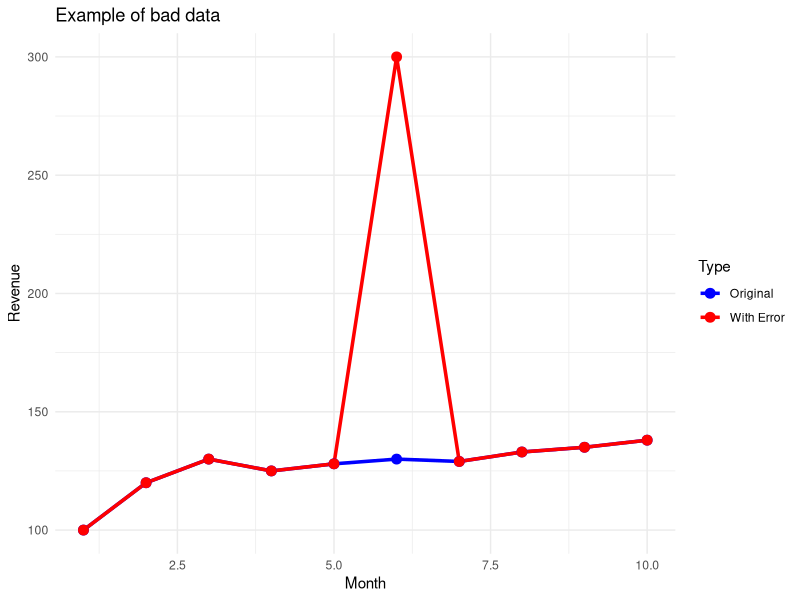
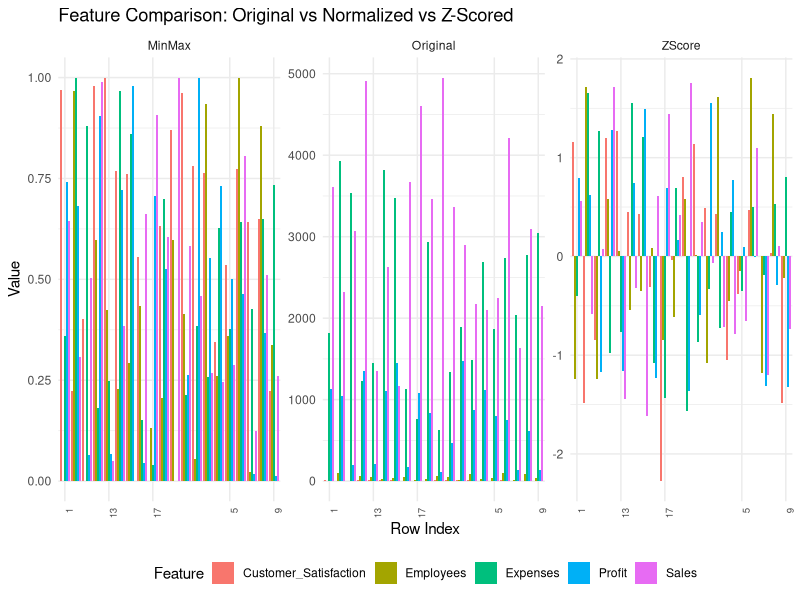
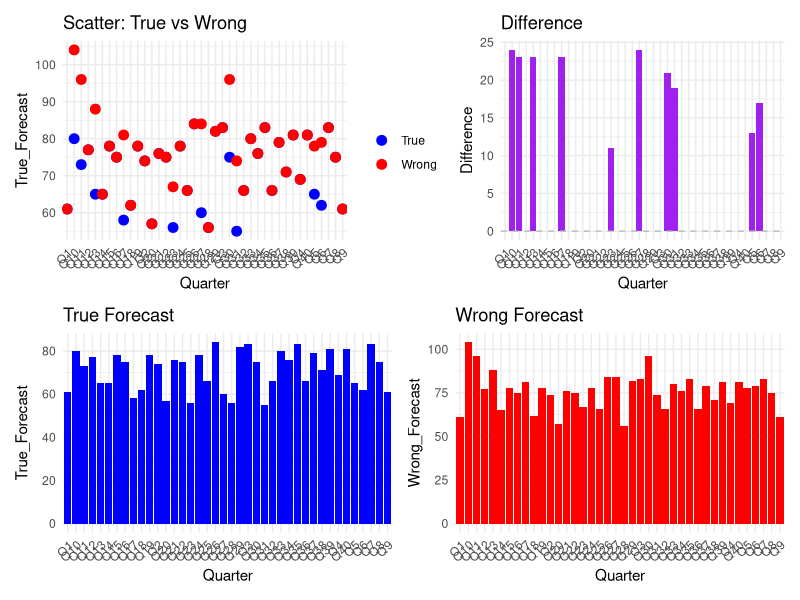
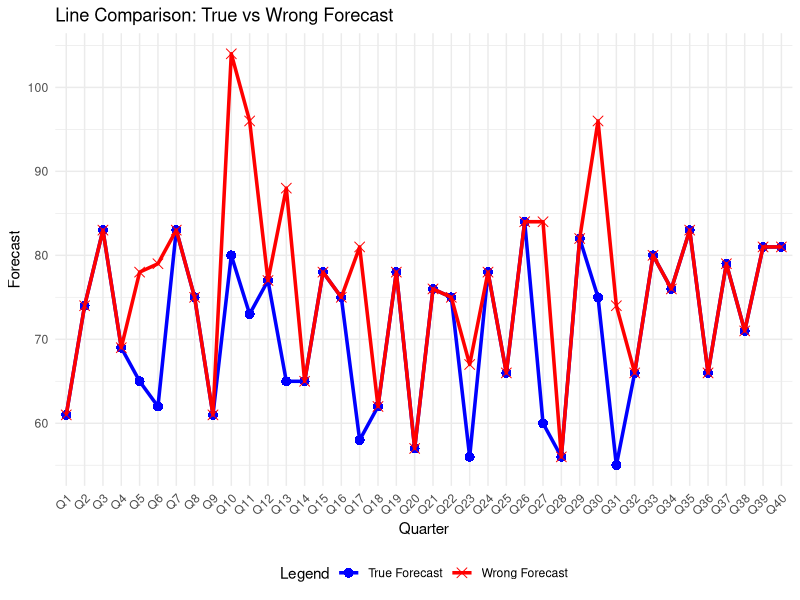
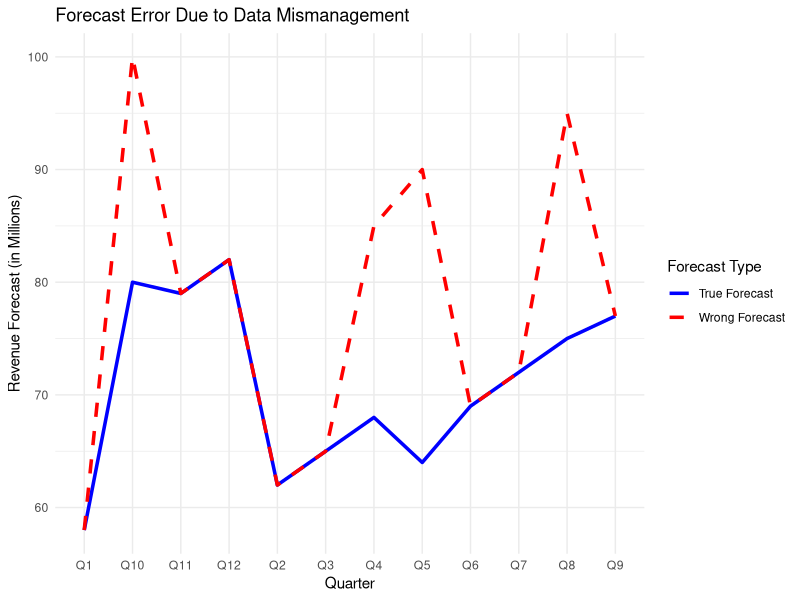
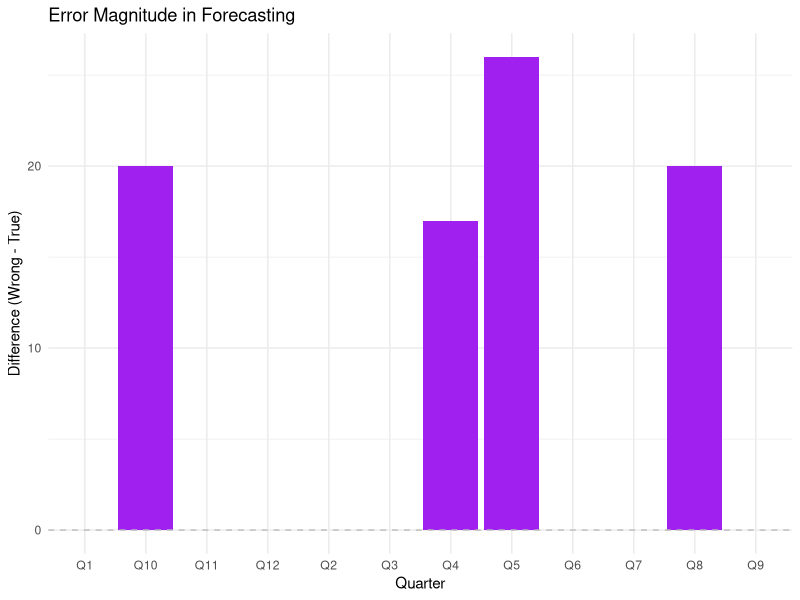
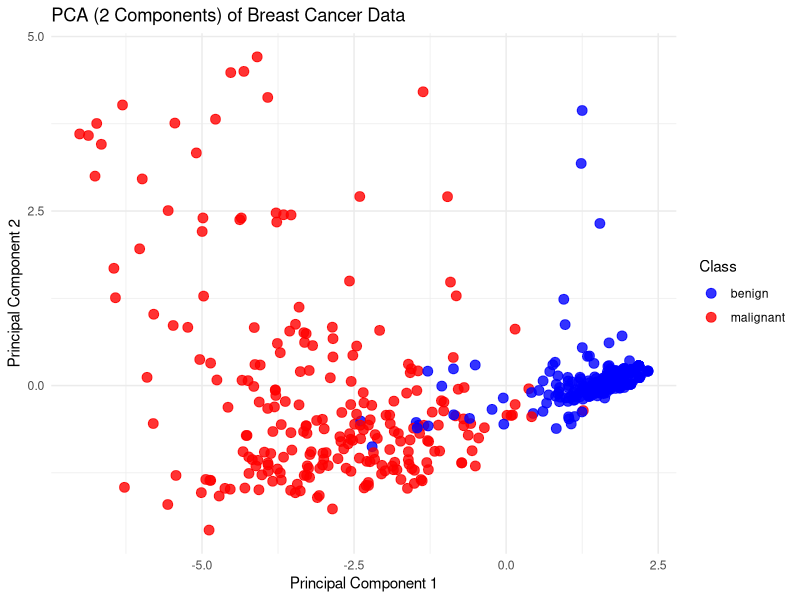
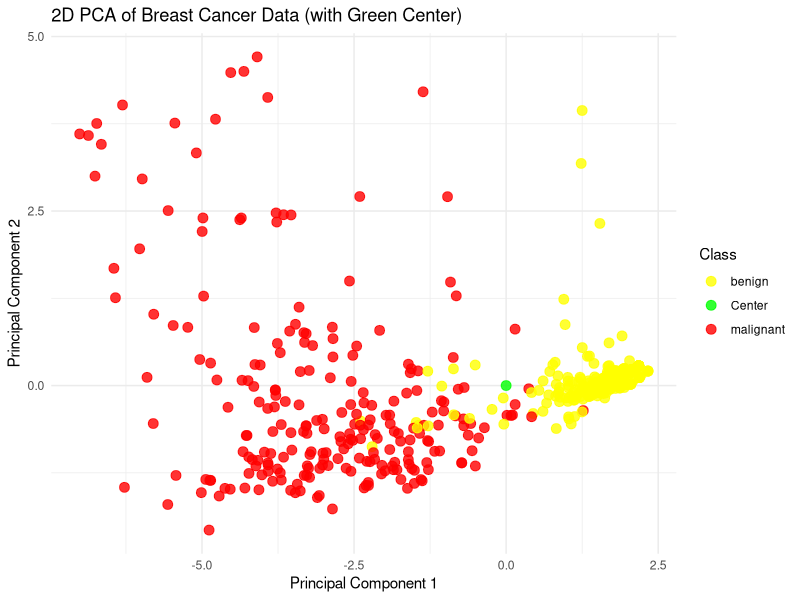

These figures' R source, in order:
## ---- chunk 1
#| echo: false
library(knitr)

employee <- data.frame(
  ID = 102,
  Name = "Jane",
  Department = "HR",
  Salary = "€3,500"
)

kable(employee)

## ---- chunk 2
#| echo: false
library(ggplot2)
library(dplyr)
library(tidyr)

# Original dataset
sales <- data.frame(
  Month = 1:10,
  Revenue = c(100, 120, 130, 125, 128, 130, 129, 133, 135, 138)
)

# Dataset with a small error (change only one value)
sales_error <- sales
sales_error$Revenue[6] <- 300  # Introduce a small error in month 6

# Combine for plotting
combined <- sales %>%
  mutate(Type = "Original") %>%
  bind_rows(sales_error %>% mutate(Type = "With Error"))

# Plot comparison
ggplot(combined, aes(x = Month, y = Revenue, color = Type, group = Type)) +
  geom_line(size = 1.2) +
  geom_point(size = 3) +
  scale_color_manual(values = c("Original" = "blue", "With Error" = "red")) +
  labs(
    title = "Example of bad data",
    x = "Month",
    y = "Revenue"
  ) +
  theme_minimal()

## ---- chunk 3
#| echo: false
#| message: false
#| warning: false
# Load necessary package
library(dplyr)

# Set seed for reproducibility
set.seed(42)

# Create dataset with 5 features and 20 rows
data <- tibble(
  Sales = sample(1000:5000, 20, replace = TRUE),
  Employees = sample(5:100, 20, replace = TRUE),
  Expenses = sample(500:4000, 20, replace = TRUE),
  Profit = sample(100:1500, 20, replace = TRUE),
  Customer_Satisfaction = round(runif(20, min = 1, max = 10), 2)
)

# Preview data
head(data)

# Save as CSV
write.csv(data, "sample_business_data.csv", row.names = FALSE)

## ---- chunk 4
#| echo: false
# Load libraries
library(dplyr)
library(ggplot2)
library(tidyr)
library(scales)

# 1️⃣ Create sample dataset
set.seed(42)

data <- tibble(
  Sales = sample(1000:5000, 20, replace = TRUE),
  Employees = sample(5:100, 20, replace = TRUE),
  Expenses = sample(500:4000, 20, replace = TRUE),
  Profit = sample(100:1500, 20, replace = TRUE),
  Customer_Satisfaction = round(runif(20, min = 1, max = 10), 2)
)

# Save as CSV (optional)
write.csv(data, "sample_business_data.csv", row.names = FALSE)

# 2️⃣ Min-Max Normalization
min_max_normalize <- function(x) {
  (x - min(x)) / (max(x) - min(x))
}
data_minmax <- data %>% mutate(across(everything(), min_max_normalize))

# 3️⃣ Z-score Standardization
data_zscore <- as.data.frame(scale(data))

# 4️⃣ Combine all in one long format
data_long <- data %>%
  mutate(Type = "Original", Row = as.character(row_number())) %>%
  bind_rows(data_minmax %>% mutate(Type = "MinMax", Row = as.character(row_number()))) %>%
  bind_rows(data_zscore %>% mutate(Type = "ZScore", Row = as.character(row_number()))) %>%
  pivot_longer(cols = -c(Type, Row), names_to = "Feature", values_to = "Value")

# 5️⃣ Plot with clean X-axis
ggplot(data_long, aes(x = Row, y = Value, fill = Feature)) +
  geom_bar(stat = "identity", position = "dodge") +
  facet_wrap(~Type, scales = "free_y") +
  labs(
    title = "Feature Comparison: Original vs Normalized vs Z-Scored",
    x = "Row Index",
    y = "Value"
  ) +
  scale_x_discrete(breaks = as.character(seq(1, 20, by = 4))) +  # Show every 4th label
  theme_minimal() +
  theme(
    axis.text.x = element_text(angle = 90, size = 7, hjust = 1),
    legend.position = "bottom"
  )

## ---- chunk 5
#| echo: false
library(knitr)

data_issues <- data.frame(
  Area = c("Poor data quality",
           "Lack of data governance",
           "Siloed systems",
           "Inadequate security",
           "Untrained personnel"),
  Description = c(
    "Inaccurate, incomplete, or outdated information.",
    "No policies for handling or validating data.",
    "Data is scattered across departments with no central management.",
    "Failure to protect data from breaches or leaks.",
    "Staff input or use data incorrectly due to lack of training."
  )
)

kable(
  data_issues,
  options = list(
    dom = 't',
    ordering = FALSE
  )
)




## ---- chunk 6
#| echo: false
# Load libraries
library(ggplot2)
library(readr)
library(dplyr)
library(patchwork)

# Load data
df <- read_csv("samsung_forecast_expanded.csv")

# Create 'Difference' column
df <- df %>%
  mutate(Difference = Wrong_Forecast - True_Forecast)

# Plot 1: Scatter - True vs Wrong
p1 <- ggplot(df, aes(x = Quarter)) +
  geom_point(aes(y = True_Forecast, color = "True"), size = 3) +
  geom_point(aes(y = Wrong_Forecast, color = "Wrong"), size = 3) +
  scale_color_manual(values = c("True" = "blue", "Wrong" = "red")) +
  labs(title = "Scatter: True vs Wrong", color = "") +
  theme_minimal() +
  theme(axis.text.x = element_text(angle = 45, hjust = 1))

# Plot 2: Difference Bar Chart
p2 <- ggplot(df, aes(x = Quarter, y = Difference)) +
  geom_col(fill = "purple") +
  geom_hline(yintercept = 0, linetype = "dashed", color = "gray") +
  labs(title = "Difference") +
  theme_minimal() +
  theme(axis.text.x = element_text(angle = 45, hjust = 1))

# Plot 3: True Forecast Bar Chart
p3 <- ggplot(df, aes(x = Quarter, y = True_Forecast)) +
  geom_col(fill = "blue") +
  labs(title = "True Forecast") +
  theme_minimal() +
  theme(axis.text.x = element_text(angle = 45, hjust = 1))

# Plot 4: Wrong Forecast Bar Chart
p4 <- ggplot(df, aes(x = Quarter, y = Wrong_Forecast)) +
  geom_col(fill = "red") +
  labs(title = "Wrong Forecast") +
  theme_minimal() +
  theme(axis.text.x = element_text(angle = 45, hjust = 1))

# Combine 4 plots in 2x2 grid
(p1 | p2) / (p3 | p4)

## ---- chunk 7
#| echo: false
library(ggplot2)
library(readr)

df <- read_csv("samsung_forecast_expanded.csv", show_col_types = FALSE)

ggplot(df, aes(x = Quarter)) +
  geom_line(aes(y = True_Forecast, color = "True Forecast", group = 1), linewidth = 1.2) +
  geom_point(aes(y = True_Forecast, color = "True Forecast"), shape = 16, size = 3) +
  geom_line(aes(y = Wrong_Forecast, color = "Wrong Forecast", group = 1), linewidth = 1.2) +
  geom_point(aes(y = Wrong_Forecast, color = "Wrong Forecast"), shape = 4, size = 3) +
  scale_color_manual(values = c("True Forecast" = "blue", "Wrong Forecast" = "red")) +
  labs(title = "Line Comparison: True vs Wrong Forecast",
       x = "Quarter", y = "Forecast", color = "Legend") +
  theme_minimal() +
  theme(axis.text.x = element_text(angle = 45, hjust = 1)) +
  theme(legend.position = "bottom") +
  scale_x_discrete(limits = df$Quarter)


## ---- chunk 8
#| echo: false
# Simulated forecasting error example
library(tibble)

data <- tibble(
  Quarter = paste0("Q", 1:12),
  True_Forecast = c(58, 62, 65, 68, 64, 69, 72, 75, 77, 80, 79, 82),
  Wrong_Forecast = c(58, 62, 65, 85, 90, 69, 72, 95, 77, 100, 79, 82)  # inflated Q4, Q5, Q8, Q10
)

## ---- chunk 9
#| echo: false
library(ggplot2)

ggplot(data) +
  geom_line(aes(x = Quarter, y = True_Forecast, group = 1, color = "True Forecast"), size = 1.2) +
  geom_line(aes(x = Quarter, y = Wrong_Forecast, group = 1, color = "Wrong Forecast"), size = 1.2, linetype = "dashed") +
  scale_color_manual(values = c("True Forecast" = "blue", "Wrong Forecast" = "red")) +
  labs(title = "Forecast Error Due to Data Mismanagement",
       x = "Quarter", y = "Revenue Forecast (in Millions)",
       color = "Forecast Type") +
  theme_minimal()

## ---- chunk 10
#| echo: false
data$Difference <- data$Wrong_Forecast - data$True_Forecast

ggplot(data, aes(x = Quarter, y = Difference)) +
  geom_bar(stat = "identity", fill = "purple") +
  geom_hline(yintercept = 0, linetype = "dashed", color = "gray") +
  labs(title = "Error Magnitude in Forecasting",
       x = "Quarter", y = "Difference (Wrong - True)") +
  theme_minimal()

## ---- chunk 11
#| echo: false
# Load required libraries
library(mlbench)
library(dplyr)
library(ggplot2)

# Load breast cancer dataset
data("BreastCancer", package = "mlbench")
df <- BreastCancer

# Clean and prepare the data
df <- df[, -1]  # Remove ID column
df <- df[complete.cases(df), ]  # Remove rows with missing values
df[, 1:9] <- lapply(df[, 1:9], function(x) as.numeric(as.character(x)))  # Convert factors to numeric

# Normalize the data (Z-score standardization)
scaled_data <- scale(df[, 1:9])

# Perform PCA (2 components)
pca_result <- prcomp(scaled_data, center = TRUE, scale. = TRUE)
pca_data <- as.data.frame(pca_result$x[, 1:2])
pca_data$Class <- df$Class  # Add target variable

# Plot PCA scatter
ggplot(pca_data, aes(x = PC1, y = PC2, color = Class)) +
  geom_point(alpha = 0.8, size = 3) +
  scale_color_manual(values = c("benign" = "blue", "malignant" = "red")) +
  labs(title = "PCA (2 Components) of Breast Cancer Data",
       x = "Principal Component 1",
       y = "Principal Component 2") +
  theme_minimal()

## ---- chunk 12
#| echo: false
#| message: false
#| warning: false

# Load libraries
library(mlbench)
library(dplyr)
library(ggplot2)

# Load breast cancer dataset
data("BreastCancer", package = "mlbench")
df <- BreastCancer

# Clean the data
df <- df[, -1]
df <- df[complete.cases(df), ]
df[, 1:9] <- lapply(df[, 1:9], function(x) as.numeric(as.character(x)))

# Perform PCA
scaled_df <- scale(df[, 1:9])
pca <- prcomp(scaled_df, center = TRUE, scale. = TRUE)
pca_data <- as.data.frame(pca$x[, 1:2])  # 2D for PDF compatibility
pca_data$Class <- df$Class

# Add a green central point at (0,0)
pca_data_with_center <- bind_rows(
  pca_data,
  data.frame(PC1 = 0, PC2 = 0, Class = "Center")
)

# Plot using ggplot2
ggplot(pca_data_with_center, aes(x = PC1, y = PC2, color = Class)) +
  geom_point(size = 3, alpha = 0.8) +
  scale_color_manual(values = c("benign" = "yellow", "malignant" = "red", "Center" = "green")) +
  labs(
    title = "2D PCA of Breast Cancer Data (with Green Center)",
    x = "Principal Component 1",
    y = "Principal Component 2"
  ) +
  theme_minimal()

